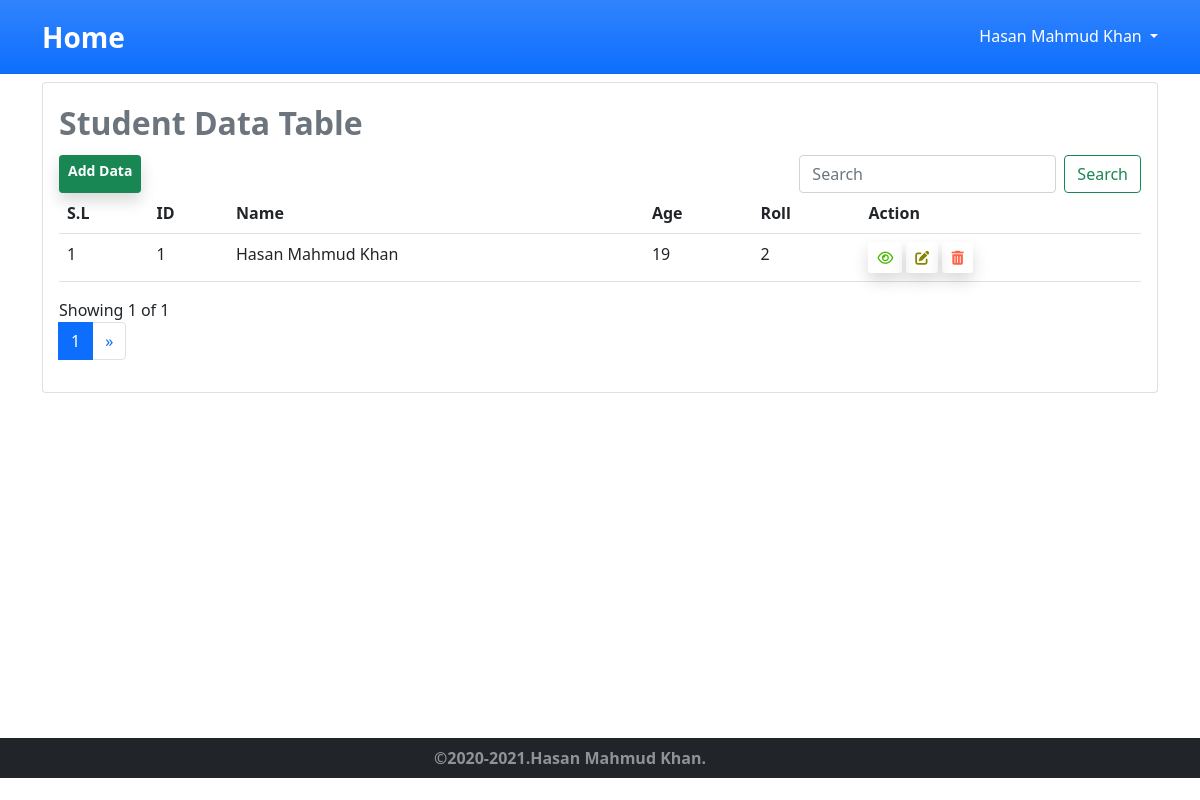
The page / (signed in) on the database as committed earlier.
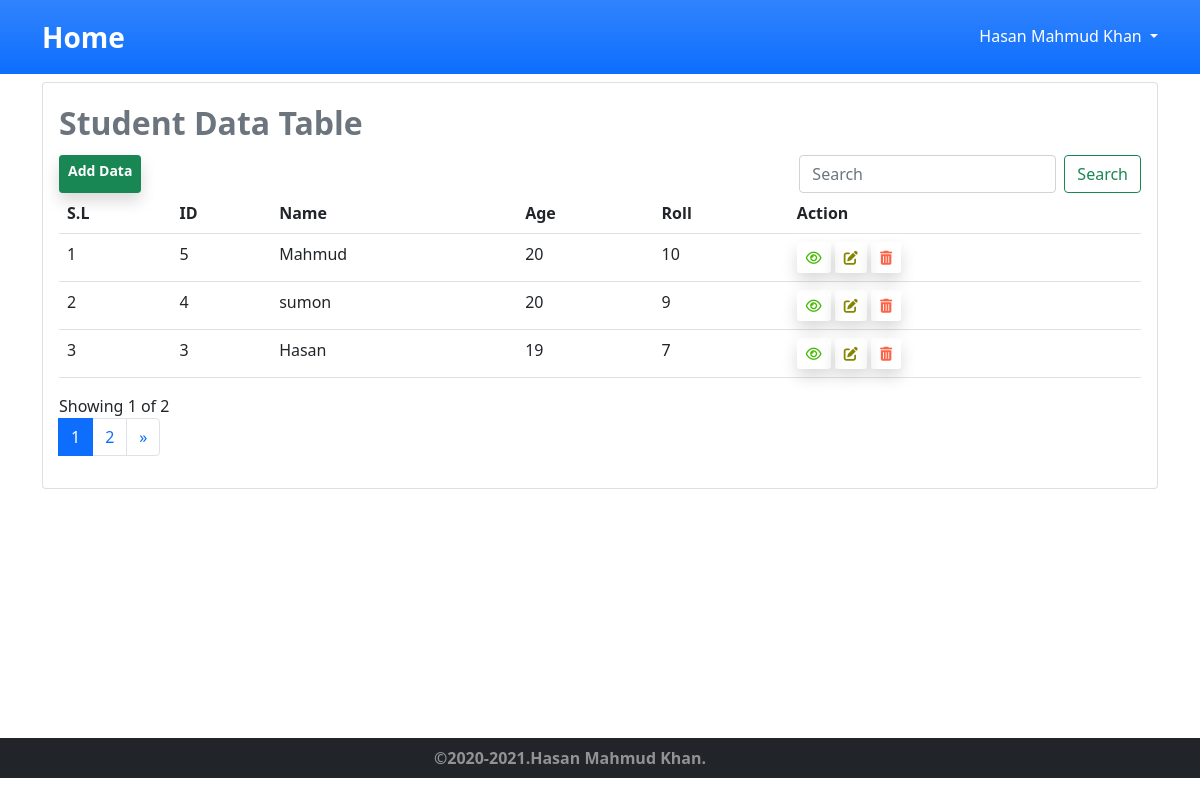
The same page on the database as committed later.
### tables this page shows
CREATE TABLE `student` (
  `id` int(11) NOT NULL,
  `name` varchar(80) NOT NULL,
  `age` int(11) NOT NULL,
  `roll` int(11) NOT NULL,
  `date` timestamp NOT NULL DEFAULT current_timestamp() ON UPDATE current_timestamp()
);

### index.php (the view, shortened to what this page needs)
<?php
include("db.php");
include("includes/navbar.php");
if(isset($_GET['page'])){
    $page = $_GET['page'];
}else{
    $page = 1;
}
$limit = 3;
$start = ($page - 1) * $limit;
$sql = "SELECT * FROM student ORDER BY id DESC LIMIT $start,$limit";
$result = mysqli_query($conn,$sql);
?>
<main class="">
    <div class="container">
        <div class="card mt-2">
            <div class="card-body">
                <div class="card-title text-muted fw-bold fs-2">Student Data Table</div>
                <div class="d-flex justify-content-between">
                    <a href="create.php" class="btn btn-success btn-sm fw-bold shadow">Add Data</a>
                    <form class="d-flex">
                        <input class="form-control me-2" id="myinput" type="search" placeholder="Search"
                            aria-label="Search">
                        <button class="btn btn-outline-success" type="submit">Search</button>
                    </form>
                </div>
                <table class="table" id="mytable">
                    <tr>
                        <th>S.L</th>
                        <th>ID</th>
                        <th>Name</th>
                        <th>Age</th>
                        <th>Roll</th>
                        <th>Action</th>
                    </tr>
                    <?php
                            $i=1;
                            if(mysqli_num_rows($result)>0){
                            while($row = mysqli_fetch_assoc($result)){
                        ?>
                    <tr>
                        <td><?php echo $i++; ?></td>
                        <td><?php echo $row['id']; ?></td>
                        <td><?php echo $row['name']; ?></td>
                        <td><?php echo $row['age']; ?></td>
                        <td><?php echo $row['roll']; ?></td>
                        <td>
                            <a href="view.php?view=<?php echo $row['id']; ?>" class="btn btn-sm shadow"><i
                                    class="fa-regular fa-eye"></i></a>
                            <a href="edit.php?edit=<?php echo $row['id']; ?>" class="btn btn-sm shadow"><i
                                    class="fa-solid fa-pen-to-square"></i></a>
                            <a href="delete.php?delete=<?php echo $row['id']; ?>" class="btn btn-sm shadow"
                                onclick="return confirm('Are You Sure ?')"><i class="fa-solid fa-trash-can"></i></a>
                        </td>
                    </tr>
                    <?php
                            }
                        }else{
                            echo "No Data Found";
                        }
                        ?>
                </table>
                <?php
                $sql2 = "SELECT * FROM student";
                $result2 = mysqli_query($conn,$sql2);
                if($rows = mysqli_num_rows($result2)>0){
                   $total_record = mysqli_num_rows($result2);
                   $total_page = ceil($total_record / $limit);
                ?>
	<div>Showing <?php echo $page;?> of <?php echo $total_page;?></div>
                <nav aria-label="Page navigation example">
                    <ul class="pagination">
                        <?php
                         for($i = 1; $i<= $total_page; $i++){
                             $class = "";
                             if($i == $page){
                                $class = "active";
                             }
                             ?>
                        <li class="page-item <?php echo $class;?>" aria-current="page"><a class="page-link" href="index.php?page=<?php echo $i;?>"><?php echo $i;?></a></li>
                        <?php }?>
                        <li class="page-item">
                            <?php if($i>$page){ ?>
                            <a class="page-link" href="index.php?page=<?php echo $page+1;?>" aria-label="Next">
                                <span aria-hidden="true">&raquo;</span>
                            </a>
                            <?php } ?>
                        </li>
                    </ul>
                </nav>
                <?php }?>
            </div>
        </div>
    </div>
</main>
<?php
include("includes/footer.php");
?>

### includes/navbar.php (shortened to what this page needs)
<!DOCTYPE html>
<html lang="en">
    <head>
        <link rel="stylesheet" href="https://cdnjs.cloudflare.com/ajax/libs/font-awesome/6.0.0-beta2/css/all.min.css">
        <link rel="stylesheet" href="https://cdnjs.cloudflare.com/ajax/libs/bootstrap/5.1.3/css/bootstrap.min.css">
        <link rel="stylesheet" href="./assets/css/style.css">
    </head>
    <body>
        <header class="bg-primary bg-gradient py-3">
            <div class="container d-flex justify-content-between">
                <div class="logo">
                    <a href="index.php" class="fw-bold fs-3 text-white navbar-brand">Home</a>
                </div>
                <div class="d-flex">
                    <?php if(isset($_SESSION['user_id'])){ ?>
                    <ul class="navbar-nav">
                        <li class="nav-item dropdown">
                            <a class="nav-link dropdown-toggle" class="text-white navbar-light" href="#" id="navbarDropdown" role="button"
                                data-bs-toggle="dropdown" aria-expanded="false">
                                <?php echo $_SESSION['name'];?>
                            </a>
                        </li>
                    </ul>
                    <?php }else{?>
                    <a href="./auth/login.php" class="text-white nav-link">login</a>
                    <a href="./auth/register.php" class="text-white nav-link">register</a>
                    <?php }?>
                </div>
            </div>
        </header>

### includes/footer.php (shortened to what this page needs)
<footer class="py-2 bg-dark bg-gradien">
    <p class="container text-center text-white-50 m-0 fw-bold">
        &copy;2020-<?php echo date("Y");?>.Hasan Mahmud Khan.
    </p>
</footer>
</body>
</html>

### assets/css/style.css (style rules this page uses)
main { min-height: 82vh !important; }
table .fa-trash-can { color: tomato !important; }
table .fa-pen-to-square { color: rgb(133, 133, 1) !important; }
.fa-eye { color: rgb(68, 185, 0) !important; }
.navbar-nav .nav-link { padding-right: 0; padding-left: 0; color: #fff; }

Rows that differ between the two databases and show on the page:
no longer on this page (row unchanged): student: id "1", name "Hasan Mahmud Khan", age "19", roll "2"
added student: id "5", name "Mahmud", age "20", roll "10"
added student: id "4", name "sumon", age "20", roll "9"
added student: id "3", name "Hasan", age "19", roll "7"
Other text that changed with them:
$total_page: "1" → "2"
new list line: "2"
